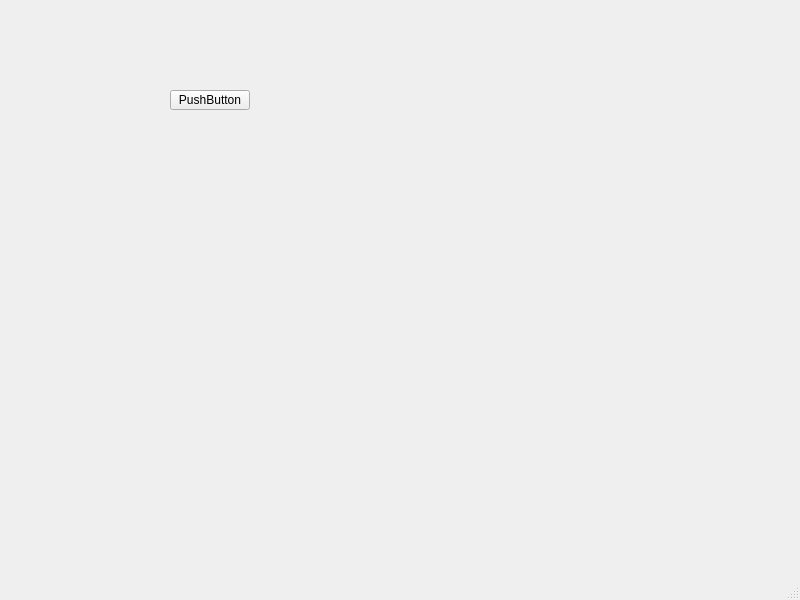
<?xml version="1.0" encoding="UTF-8"?>
<ui version="4.0">
 <class>MainWindow</class>
 <widget class="QMainWindow" name="MainWindow">
  <property name="geometry">
   <rect>
    <x>0</x>
    <y>0</y>
    <width>800</width>
    <height>600</height>
   </rect>
  </property>
  <property name="windowTitle">
   <string>MainWindow</string>
  </property>
  <widget class="QWidget" name="centralwidget">
   <widget class="QPushButton" name="pushButton">
    <property name="geometry">
     <rect>
      <x>170</x>
      <y>90</y>
      <width>80</width>
      <height>20</height>
     </rect>
    </property>
    <property name="text">
     <string>PushButton</string>
    </property>
   </widget>
  </widget>
  <widget class="QMenuBar" name="menubar">
   <property name="geometry">
    <rect>
     <x>0</x>
     <y>0</y>
     <width>800</width>
     <height>21</height>
    </rect>
   </property>
  </widget>
  <widget class="QStatusBar" name="statusbar"/>
 </widget>
 <resources/>
 <connections/>
</ui>
